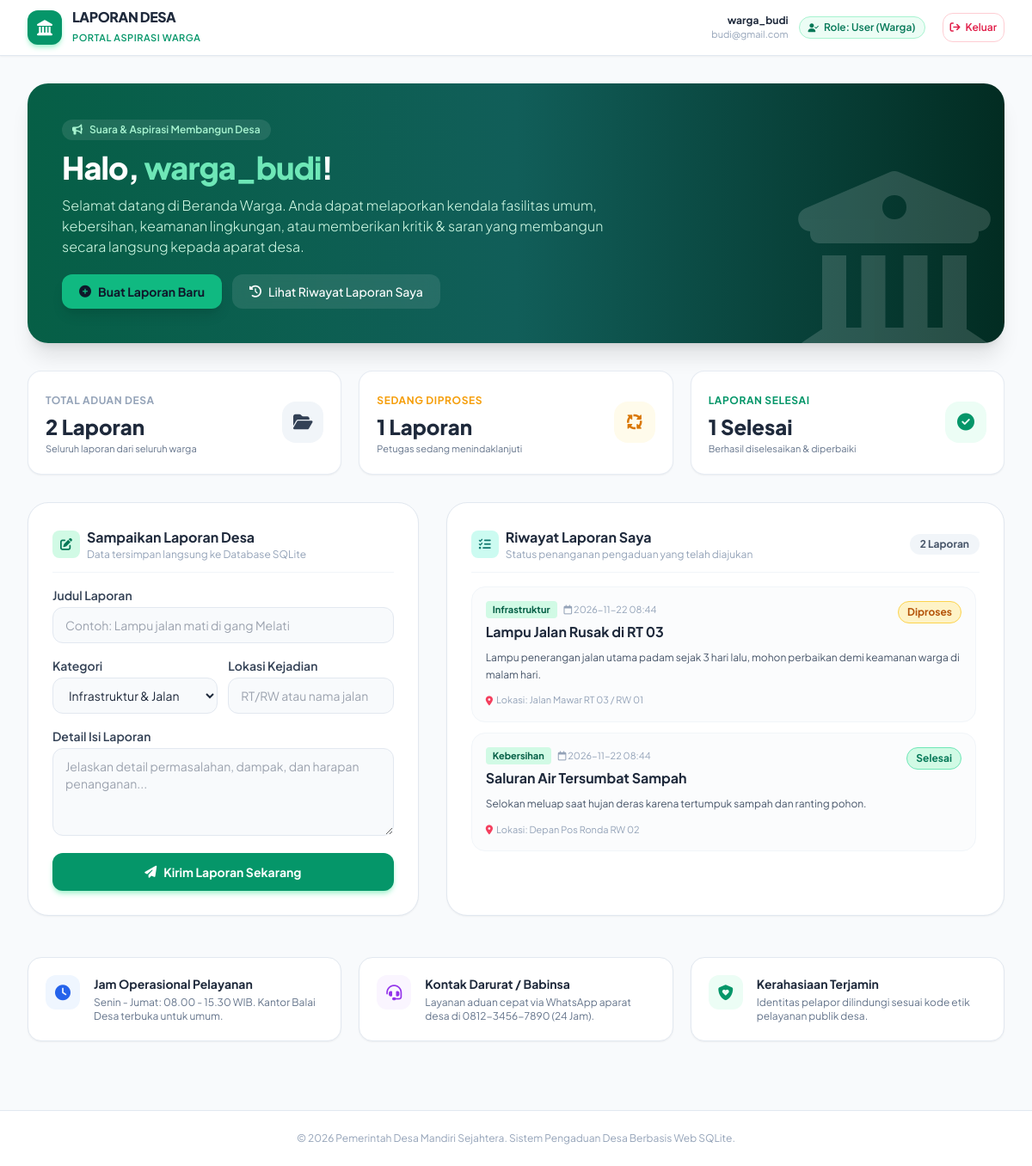
Page /beranda (signed in) on the committed database.
### tables this page shows
CREATE TABLE reports (
            id INTEGER PRIMARY KEY AUTOINCREMENT,
            user_id INTEGER,
            judul TEXT NOT NULL,
            kategori TEXT NOT NULL,
            lokasi TEXT NOT NULL,
            isi_laporan TEXT NOT NULL,
            status TEXT DEFAULT 'Menunggu Verifikasi',
            created_at TIMESTAMP DEFAULT CURRENT_TIMESTAMP,
            FOREIGN KEY (user_id) REFERENCES users (id)
        );

### app.py (the view)
@app.route('/beranda')
def user_dashboard():
    if 'user_id' not in session:
        flash('Silakan login terlebih dahulu untuk mengakses Beranda.', 'info')
        return redirect(url_for('auth', mode='login'))
    conn = get_db_connection()
    my_reports = conn.execute('''
        SELECT * FROM reports
        WHERE user_id = ?
        ORDER BY created_at DESC
    ''', (session['user_id'],)).fetchall()
    total_laporan = conn.execute('SELECT COUNT(*) as count FROM reports').fetchone()['count']
    laporan_selesai = conn.execute('SELECT COUNT(*) as count FROM reports WHERE status = "Selesai"').fetchone()['count']
    laporan_proses = conn.execute('SELECT COUNT(*) as count FROM reports WHERE status = "Diproses"').fetchone()['count']
    conn.close()
    return render_template('user_dashboard.html',
                           my_reports=my_reports,
                           total_laporan=total_laporan,
                           laporan_selesai=laporan_selesai,
                           laporan_proses=laporan_proses)

### templates/user_dashboard.html (shortened to what this page needs)
<!DOCTYPE html>
<html lang="id">
<head>
    <script src="https://cdn.tailwindcss.com"></script>
    <link href="https://cdnjs.cloudflare.com/ajax/libs/font-awesome/6.4.0/css/all.min.css" rel="stylesheet">
</head>
<body class="bg-slate-50 text-slate-800 min-h-screen flex flex-col">
    <header class="bg-white border-b border-slate-200 sticky top-0 z-30 shadow-sm">
        <div class="max-w-7xl mx-auto px-4 sm:px-6 lg:px-8 h-16 flex items-center justify-between">
            <div class="flex items-center gap-3">
                <div class="w-10 h-10 rounded-xl bg-emerald-600 text-white flex items-center justify-center shadow-md shadow-emerald-200">
                    <i class="fa-solid fa-landmark text-lg"></i>
                </div>
                <div>
                    <span class="text-base font-extrabold text-slate-800 tracking-tight block leading-tight">LAPORAN DESA</span>
                    <span class="text-[11px] font-semibold text-emerald-600 uppercase tracking-wider">Portal Aspirasi Warga</span>
                </div>
            </div>
            <div class="flex items-center gap-3">
                <div class="hidden sm:flex flex-col text-right">
                    <span class="text-xs font-bold text-slate-800">{{ session.get('username') }}</span>
                    <span class="text-[11px] text-slate-400">{{ session.get('email') }}</span>
                </div>
                <span class="inline-flex items-center gap-1.5 px-2.5 py-1 rounded-full text-xs font-semibold bg-emerald-50 text-emerald-700 border border-emerald-200">
                    <i class="fa-solid fa-user-check text-[10px]"></i> Role: User (Warga)
                </span>
                <a href="/logout" class="p-2 text-rose-600 hover:bg-rose-50 rounded-xl border border-rose-200 text-xs font-semibold transition-all flex items-center gap-1.5 ml-2" title="Keluar">
                    <i class="fa-solid fa-arrow-right-from-bracket"></i>
                    <span class="hidden sm:inline">Keluar</span>
                </a>
            </div>
        </div>
    </header>
    <main class="flex-grow max-w-7xl mx-auto w-full px-4 sm:px-6 lg:px-8 py-8 space-y-8">
        <div class="relative overflow-hidden bg-gradient-to-r from-emerald-800 via-teal-800 to-emerald-950 rounded-3xl p-6 sm:p-10 text-white shadow-xl">
            <div class="relative z-10 max-w-2xl space-y-3">
                <div class="inline-flex items-center gap-2 px-3 py-1 bg-white/10 backdrop-blur-md rounded-full text-xs font-semibold text-emerald-200">
                    <i class="fa-solid fa-bullhorn text-xs"></i> Suara & Aspirasi Membangun Desa
                </div>
                <h1 class="text-2xl sm:text-4xl font-extrabold tracking-tight">
                    Halo, <span class="text-emerald-300">{{ session.get('username') }}</span>!
                </h1>
                <p class="text-sm sm:text-base text-emerald-100 font-light leading-relaxed">
                    Selamat datang di Beranda Warga. Anda dapat melaporkan kendala fasilitas umum, kebersihan, keamanan lingkungan, atau memberikan kritik & saran yang membangun secara langsung kepada aparat desa.
                </p>
                <div class="pt-2 flex flex-wrap gap-3">
                    <a href="#form-lapor" class="px-5 py-2.5 bg-emerald-500 hover:bg-emerald-400 text-slate-900 font-bold text-xs sm:text-sm rounded-xl shadow-lg transition-all flex items-center gap-2">
                        <i class="fa-solid fa-plus-circle"></i> Buat Laporan Baru
                    </a>
                    <a href="#riwayat-lapor" class="px-5 py-2.5 bg-white/10 hover:bg-white/20 text-white font-medium text-xs sm:text-sm rounded-xl backdrop-blur transition-all flex items-center gap-2">
                        <i class="fa-solid fa-clock-rotate-left"></i> Lihat Riwayat Laporan Saya
                    </a>
                </div>
            </div>
            <div class="absolute right-4 -bottom-6 opacity-15 pointer-events-none hidden md:block">
                <i class="fa-solid fa-building-columns text-[14rem]"></i>
            </div>
        </div>
        <div class="grid grid-cols-1 sm:grid-cols-3 gap-5">
            <div class="bg-white rounded-2xl p-5 border border-slate-200/80 shadow-sm flex items-center justify-between">
                <div>
                    <span class="text-xs font-bold uppercase tracking-wider text-slate-400">Total Aduan Desa</span>
                    <h3 class="text-2xl font-black text-slate-800 mt-1">{{ total_laporan }} Laporan</h3>
                    <p class="text-[11px] text-slate-500 mt-0.5">Seluruh laporan dari seluruh warga</p>
                </div>
                <div class="w-12 h-12 rounded-2xl bg-slate-100 text-slate-700 flex items-center justify-center text-xl">
                    <i class="fa-solid fa-folder-open"></i>
                </div>
            </div>
            <div class="bg-white rounded-2xl p-5 border border-slate-200/80 shadow-sm flex items-center justify-between">
                <div>
                    <span class="text-xs font-bold uppercase tracking-wider text-amber-500">Sedang Diproses</span>
                    <h3 class="text-2xl font-black text-slate-800 mt-1">{{ laporan_proses }} Laporan</h3>
                    <p class="text-[11px] text-slate-500 mt-0.5">Petugas sedang menindaklanjuti</p>
                </div>
                <div class="w-12 h-12 rounded-2xl bg-amber-50 text-amber-600 flex items-center justify-center text-xl">
                    <i class="fa-solid fa-arrows-spin"></i>
                </div>
            </div>
            <div class="bg-white rounded-2xl p-5 border border-slate-200/80 shadow-sm flex items-center justify-between">
                <div>
                    <span class="text-xs font-bold uppercase tracking-wider text-emerald-600">Laporan Selesai</span>
                    <h3 class="text-2xl font-black text-slate-800 mt-1">{{ laporan_selesai }} Selesai</h3>
                    <p class="text-[11px] text-slate-500 mt-0.5">Berhasil diselesaikan & diperbaiki</p>
                </div>
                <div class="w-12 h-12 rounded-2xl bg-emerald-50 text-emerald-600 flex items-center justify-center text-xl">
                    <i class="fa-solid fa-circle-check"></i>
                </div>
            </div>
        </div>
        <div class="grid grid-cols-1 lg:grid-cols-12 gap-8">
            <div id="form-lapor" class="lg:col-span-5 bg-white rounded-3xl p-6 sm:p-7 border border-slate-200 shadow-sm">
                <div class="flex items-center gap-2 mb-4 pb-3 border-b border-slate-100">
                    <div class="w-8 h-8 rounded-lg bg-emerald-100 text-emerald-700 flex items-center justify-center text-sm font-bold">
                        <i class="fa-solid fa-pen-to-square"></i>
                    </div>
                    <div>
                        <h2 class="text-base font-bold text-slate-800">Sampaikan Laporan Desa</h2>
                        <p class="text-xs text-slate-400">Data tersimpan langsung ke Database SQLite</p>
                    </div>
                </div>
                <form action="/laporan/baru" method="POST" class="space-y-4 text-xs sm:text-sm">
                    <div>
                        <label class="block font-semibold text-slate-700 mb-1">Judul Laporan</label>
                        <input type="text" name="judul" required placeholder="Contoh: Lampu jalan mati di gang Melati"
                            class="w-full px-3.5 py-2.5 bg-slate-50 border border-slate-200 rounded-xl focus:bg-white focus:outline-none focus:ring-2 focus:ring-emerald-500">
                    </div>
                    <div class="grid grid-cols-1 sm:grid-cols-2 gap-3">
                        <div>
                            <label class="block font-semibold text-slate-700 mb-1">Kategori</label>
                            <select name="kategori" required
                                class="w-full px-3.5 py-2.5 bg-slate-50 border border-slate-200 rounded-xl focus:bg-white focus:outline-none focus:ring-2 focus:ring-emerald-500">
                                <option value="Infrastruktur">Infrastruktur & Jalan</option>
                            </select>
                        </div>
                        <div>
                            <label class="block font-semibold text-slate-700 mb-1">Lokasi Kejadian</label>
                            <input type="text" name="lokasi" required placeholder="RT/RW atau nama jalan"
                                class="w-full px-3.5 py-2.5 bg-slate-50 border border-slate-200 rounded-xl focus:bg-white focus:outline-none focus:ring-2 focus:ring-emerald-500">
                        </div>
                    </div>
                    <div>
                        <label class="block font-semibold text-slate-700 mb-1">Detail Isi Laporan</label>
                        <textarea name="isi_laporan" rows="4" required placeholder="Jelaskan detail permasalahan, dampak, dan harapan penanganan..."
                            class="w-full px-3.5 py-2.5 bg-slate-50 border border-slate-200 rounded-xl focus:bg-white focus:outline-none focus:ring-2 focus:ring-emerald-500"></textarea>
                    </div>
                    <button type="submit"
                        class="w-full py-3 bg-emerald-600 hover:bg-emerald-700 text-white font-bold rounded-xl shadow-md shadow-emerald-200 transition-all flex items-center justify-center gap-2">
                        <i class="fa-solid fa-paper-plane"></i>
                        <span>Kirim Laporan Sekarang</span>
                    </button>
                </form>
            </div>
            <div id="riwayat-lapor" class="lg:col-span-7 bg-white rounded-3xl p-6 sm:p-7 border border-slate-200 shadow-sm flex flex-col">
                <div class="flex items-center justify-between mb-4 pb-3 border-b border-slate-100">
                    <div class="flex items-center gap-2">
                        <div class="w-8 h-8 rounded-lg bg-teal-100 text-teal-700 flex items-center justify-center text-sm font-bold">
                            <i class="fa-solid fa-list-check"></i>
                        </div>
                        <div>
                            <h2 class="text-base font-bold text-slate-800">Riwayat Laporan Saya</h2>
                            <p class="text-xs text-slate-400">Status penanganan pengaduan yang telah diajukan</p>
                        </div>
                    </div>
                    <span class="text-xs font-bold bg-slate-100 text-slate-600 px-3 py-1 rounded-full">
                        {{ my_reports|length }} Laporan
                    </span>
                </div>
                {% if my_reports %}
                    <div class="space-y-3 overflow-y-auto max-h-[500px] pr-1">
                        {% for item in my_reports %}
                            <div class="p-4 rounded-2xl border border-slate-100 bg-slate-50/60 hover:bg-white hover:border-slate-300 transition-all space-y-2">
                                <div class="flex items-start justify-between gap-3">
                                    <div class="space-y-1">
                                        <div class="flex items-center gap-2">
                                            <span class="text-[11px] font-bold px-2 py-0.5 rounded bg-emerald-100 text-emerald-800">
                                                {{ item['kategori'] }}
                                            </span>
                                            <span class="text-[11px] text-slate-400">
                                                <i class="fa-regular fa-calendar"></i> {{ item['created_at'][:16] }}
                                            </span>
                                        </div>
                                        <h4 class="font-bold text-slate-800 text-sm sm:text-base">{{ item['judul'] }}</h4>
                                    </div>
                                    <span class="text-xs font-bold px-2.5 py-1 rounded-full whitespace-nowrap
                                        {% if item['status'] == 'Selesai' %} bg-emerald-100 text-emerald-700 border border-emerald-300
                                        {% elif item['status'] == 'Diproses' %} bg-amber-100 text-amber-700 border border-amber-300
                                        {% else %} bg-slate-200 text-slate-700 {% endif %}">
                                        {{ item['status'] }}
                                    </span>
                                </div>
                                <p class="text-xs text-slate-600 line-clamp-3 leading-relaxed">{{ item['isi_laporan'] }}</p>
                                <div class="text-[11px] text-slate-400 flex items-center gap-1 pt-1">
                                    <i class="fa-solid fa-location-dot text-rose-500"></i>
                                    <span>Lokasi: {{ item['lokasi'] }}</span>
                                </div>
                            </div>
                        {% endfor %}
                    </div>
                {% endif %}
            </div>
        </div>
        <div class="grid grid-cols-1 md:grid-cols-3 gap-5 pt-4">
            <div class="bg-white rounded-2xl p-5 border border-slate-200 shadow-sm flex items-start gap-4">
                <div class="w-10 h-10 rounded-xl bg-blue-50 text-blue-600 flex items-center justify-center shrink-0">
                    <i class="fa-solid fa-clock text-lg"></i>
                </div>
                <div>
                    <h4 class="text-sm font-bold text-slate-800">Jam Operasional Pelayanan</h4>
                    <p class="text-xs text-slate-500 mt-1">Senin - Jumat: 08.00 - 15.30 WIB. Kantor Balai Desa terbuka untuk umum.</p>
                </div>
            </div>
            <div class="bg-white rounded-2xl p-5 border border-slate-200 shadow-sm flex items-start gap-4">
                <div class="w-10 h-10 rounded-xl bg-purple-50 text-purple-600 flex items-center justify-center shrink-0">
                    <i class="fa-solid fa-headset text-lg"></i>
                </div>
                <div>
                    <h4 class="text-sm font-bold text-slate-800">Kontak Darurat / Babinsa</h4>
                    <p class="text-xs text-slate-500 mt-1">Layanan aduan cepat via WhatsApp aparat desa di 0812-3456-7890 (24 Jam).</p>
                </div>
            </div>
            <div class="bg-white rounded-2xl p-5 border border-slate-200 shadow-sm flex items-start gap-4">
                <div class="w-10 h-10 rounded-xl bg-emerald-50 text-emerald-600 flex items-center justify-center shrink-0">
                    <i class="fa-solid fa-shield-heart text-lg"></i>
                </div>
                <div>
                    <h4 class="text-sm font-bold text-slate-800">Kerahasiaan Terjamin</h4>
                    <p class="text-xs text-slate-500 mt-1">Identitas pelapor dilindungi sesuai kode etik pelayanan publik desa.</p>
                </div>
            </div>
        </div>
    </main>
    <footer class="bg-white border-t border-slate-200 py-6 mt-12 text-center text-xs text-slate-400">
        <p>&copy; 2026 Pemerintah Desa Mandiri Sejahtera. Sistem Pengaduan Desa Berbasis Web SQLite.</p>
    </footer>
</body>
</html>

### rows in the picture
reports: kategori "Infrastruktur", created_at "2026-11-22 08:44", judul "Lampu Jalan Rusak di RT 03", status "Diproses", isi_laporan "Lampu penerangan jalan utama padam sejak 3 hari lalu, mohon perbaikan demi keamanan warga di malam hari.", lokasi "Jalan Mawar RT 03 / RW 01"
reports: kategori "Kebersihan", created_at "2026-11-22 08:44", judul "Saluran Air Tersumbat Sampah", status "Selesai", isi_laporan "Selokan meluap saat hujan deras karena tertumpuk sampah dan ranting pohon.", lokasi "Depan Pos Ronda RW 02"

### other values in the picture
{{ session.get('username') }} "warga_budi"
{{ session.get('email') }} "budi@gmail.com"
{{ total_laporan }} "2"
{{ laporan_proses }} "1"
{{ laporan_selesai }} "1"
{{ my_reports|length }} "2"
